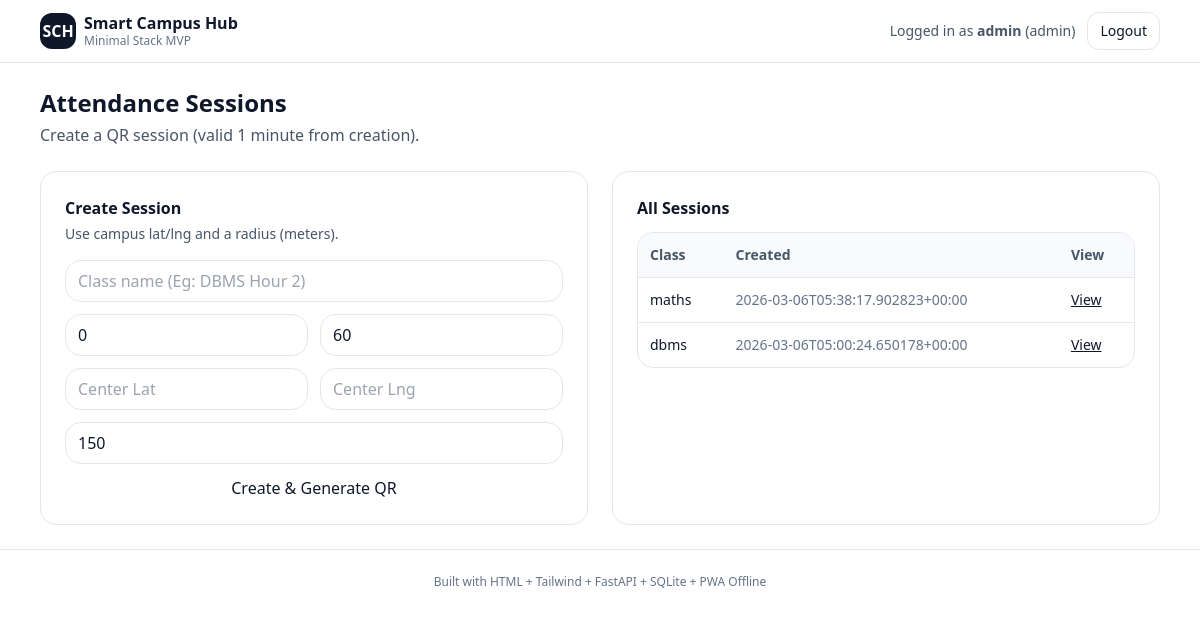
The page /admin/attendance/sessions (signed in) on the database its author committed.
### tables this page shows
CREATE TABLE attendance_sessions (
          id TEXT PRIMARY KEY,
          class_name TEXT NOT NULL,
          start_iso TEXT NOT NULL,
          end_iso TEXT NOT NULL,
          created_iso TEXT NOT NULL,
          token TEXT NOT NULL,
          center_lat REAL NOT NULL,
          center_lng REAL NOT NULL,
          radius_m REAL NOT NULL
        );

### main.py (the view)
@app.get("/admin/attendance/sessions")
def admin_sessions(request: Request):
    u = require_role(request, "admin")
    sessions = db.list_sessions()
    return templates.TemplateResponse(
        "admin_sessions.html",
        {"request": request, "user": u, "sessions": sessions}
    )

### templates/admin_sessions.html (shortened to what this page needs)
{% extends "layout.html" %}
{% block content %}
<div class="flex items-center justify-between">
  <div>
    <h1 class="text-2xl font-semibold">Attendance Sessions</h1>
    <p class="text-slate-600 mt-1">Create a QR session (valid 1 minute from creation).</p>
  </div>
</div>
<div class="grid lg:grid-cols-2 gap-6 mt-6">
  <div class="rounded-2xl border p-6">
    <h2 class="font-semibold">Create Session</h2>
    <p class="text-sm text-slate-600 mt-1">Use campus lat/lng and a radius (meters).</p>
    <form id="createForm" class="mt-4 grid gap-3">
      <input name="class_name" class="rounded-2xl border px-3 py-2" placeholder="Class name (Eg: DBMS Hour 2)" required>
      <div class="grid grid-cols-2 gap-3">
        <input type="number" name="start_minutes_from_now" class="rounded-2xl border px-3 py-2" value="0">
        <input type="number" name="duration_minutes" class="rounded-2xl border px-3 py-2" value="60">
      </div>
      <div class="grid grid-cols-2 gap-3">
        <input type="number" step="0.000001" name="center_lat" class="rounded-2xl border px-3 py-2" placeholder="Center Lat" required>
        <input type="number" step="0.000001" name="center_lng" class="rounded-2xl border px-3 py-2" placeholder="Center Lng" required>
      </div>
      <input type="number" step="1" name="radius_m" class="rounded-2xl border px-3 py-2" value="150">
      <button class="btnPrimary" type="submit">
        Create & Generate QR
      </button>
    </form>
  </div>
  <div class="rounded-2xl border p-6">
    <h2 class="font-semibold">All Sessions</h2>
    <div class="mt-3 rounded-2xl border overflow-hidden">
      <table class="w-full text-sm">
        <thead class="bg-slate-50 text-slate-600">
          <tr>
            <th class="p-3 text-left">Class</th>
            <th class="p-3 text-left">Created</th>
            <th class="p-3 text-left">View</th>
          </tr>
        </thead>
        <tbody>
          {% for s in sessions %}
          <tr class="border-t">
            <td class="p-3">{{ s.class_name }}</td>
            <td class="p-3 text-slate-500">{{ s.created_iso }}</td>
            <td class="p-3">
              <a class="text-slate-900 underline" href="/admin/attendance/session/{{ s.id }}">View</a>
            </td>
          </tr>
          {% endfor %}
        </tbody>
      </table>
    </div>
  </div>
</div>
{% endblock %}

### static/styles.css (style rules this page uses)
.btnPrimary { @apply inline-flex items-center gap-2 rounded-xl bg-slate-900 text-white px-4 py-2.5 hover:bg-slate-800 transition; }

### rows shown on the page
attendance_sessions: class_name "maths", created_iso "2026-03-06T05:38:17.902823+00:00"
attendance_sessions: class_name "dbms", created_iso "2026-03-06T05:00:24.650178+00:00"

### other values the page prints
{{ user.username }} "admin"
{{ user.role }} "admin"
